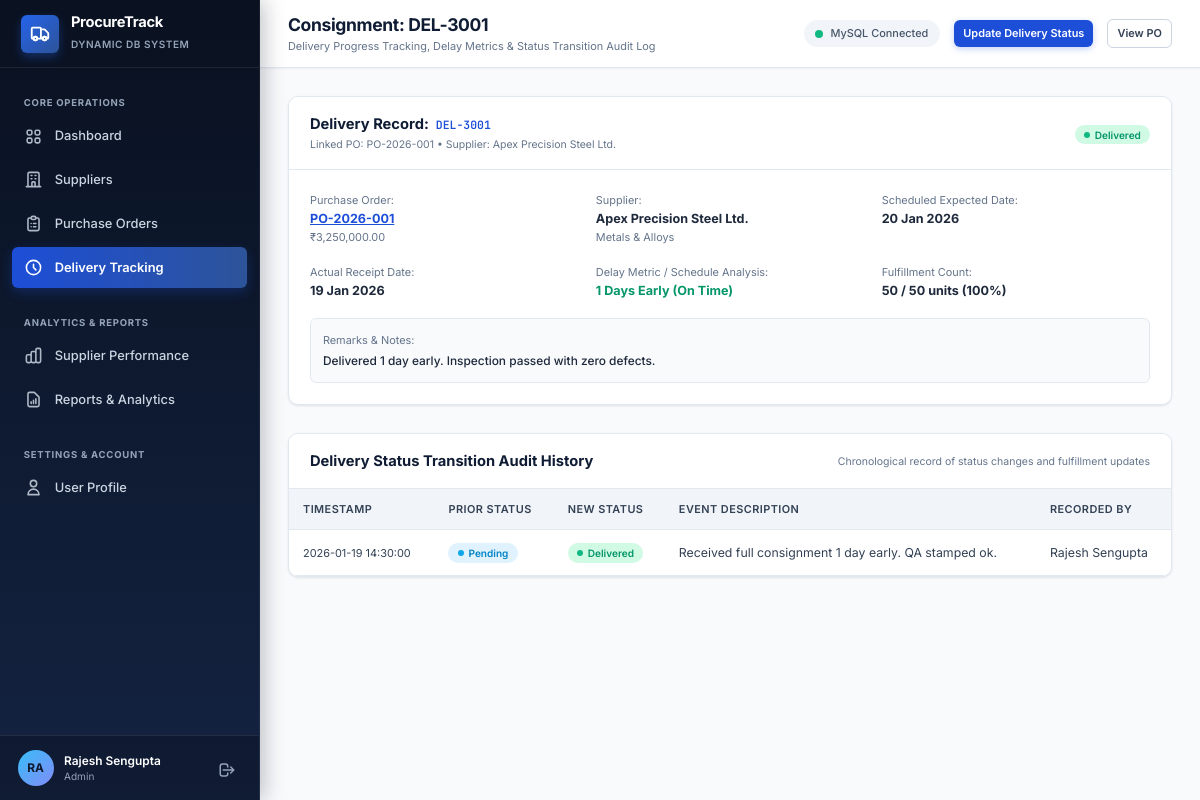
/deliveries/view.php?id=DEL-3001 (signed in), run on the app's committed database.
### tables this page shows
CREATE TABLE `deliveries` (
  `id` VARCHAR(25) PRIMARY KEY,
  `order_id` VARCHAR(25) NOT NULL UNIQUE,
  `supplier_id` VARCHAR(20) NOT NULL,
  `expected_date` DATE NOT NULL,
  `actual_date` DATE NULL,
  `ordered_qty` DECIMAL(12, 2) NOT NULL,
  `received_qty` DECIMAL(12, 2) NOT NULL DEFAULT 0.00,
  `status` ENUM('Pending', 'Partially Delivered', 'Delivered', 'Delayed', 'Cancelled') NOT NULL DEFAULT 'Pending',
  `remarks` TEXT NULL,
  `updated_by` INT NULL,
  `created_at` TIMESTAMP DEFAULT CURRENT_TIMESTAMP,
  `updated_at` TIMESTAMP DEFAULT CURRENT_TIMESTAMP ON UPDATE CURRENT_TIMESTAMP,
  CONSTRAINT `fk_del_order` FOREIGN KEY (`order_id`) 
    REFERENCES `purchase_orders` (`id`) ON UPDATE CASCADE ON DELETE RESTRICT,
  CONSTRAINT `fk_del_supplier` FOREIGN KEY (`supplier_id`) 
    REFERENCES `suppliers` (`id`) ON UPDATE CASCADE ON DELETE RESTRICT,
  CONSTRAINT `fk_del_user` FOREIGN KEY (`updated_by`) 
    REFERENCES `users` (`id`) ON UPDATE CASCADE ON DELETE SET NULL,
  INDEX `idx_del_supplier` (`supplier_id`),
  INDEX `idx_del_status` (`status`),
  INDEX `idx_del_dates` (`expected_date`, `actual_date`)
);

CREATE TABLE `suppliers` (
  `id` VARCHAR(20) PRIMARY KEY,
  `company_name` VARCHAR(150) NOT NULL,
  `contact_person` VARCHAR(100) NOT NULL,
  `email` VARCHAR(100) NOT NULL,
  `phone` VARCHAR(30) NULL,
  `address` TEXT NULL,
  `city` VARCHAR(80) NOT NULL,
  `category` VARCHAR(80) NOT NULL,
  `registration_date` DATE NOT NULL,
  `status` ENUM('Active', 'Inactive') NOT NULL DEFAULT 'Active',
  `created_at` TIMESTAMP DEFAULT CURRENT_TIMESTAMP,
  `updated_at` TIMESTAMP DEFAULT CURRENT_TIMESTAMP ON UPDATE CURRENT_TIMESTAMP,
  INDEX `idx_supplier_name` (`company_name`),
  INDEX `idx_supplier_category` (`category`),
  INDEX `idx_supplier_status` (`status`)
);

CREATE TABLE `purchase_orders` (
  `id` VARCHAR(25) PRIMARY KEY,
  `supplier_id` VARCHAR(20) NOT NULL,
  `order_date` DATE NOT NULL,
  `expected_date` DATE NOT NULL,
  `description` TEXT NOT NULL,
  `quantity` DECIMAL(12, 2) NOT NULL,
  `unit_price` DECIMAL(12, 2) NOT NULL,
  `total_amount` DECIMAL(14, 2) NOT NULL,
  `status` ENUM('Pending', 'Partially Delivered', 'Completed', 'Delayed', 'Cancelled') NOT NULL DEFAULT 'Pending',
  `notes` TEXT NULL,
  `created_by` INT NULL,
  `created_at` TIMESTAMP DEFAULT CURRENT_TIMESTAMP,
  `updated_at` TIMESTAMP DEFAULT CURRENT_TIMESTAMP ON UPDATE CURRENT_TIMESTAMP,
  CONSTRAINT `fk_po_supplier` FOREIGN KEY (`supplier_id`) 
    REFERENCES `suppliers` (`id`) ON UPDATE CASCADE ON DELETE RESTRICT,
  CONSTRAINT `fk_po_user` FOREIGN KEY (`created_by`) 
    REFERENCES `users` (`id`) ON UPDATE CASCADE ON DELETE SET NULL,
  INDEX `idx_po_supplier` (`supplier_id`),
  INDEX `idx_po_status` (`status`),
  INDEX `idx_po_dates` (`order_date`, `expected_date`)
);

CREATE TABLE `delivery_status_history` (
  `id` INT AUTO_INCREMENT PRIMARY KEY,
  `delivery_id` VARCHAR(25) NOT NULL,
  `previous_status` VARCHAR(50) NULL,
  `new_status` VARCHAR(50) NOT NULL,
  `notes` TEXT NULL,
  `changed_by` INT NULL,
  `created_at` TIMESTAMP DEFAULT CURRENT_TIMESTAMP,
  CONSTRAINT `fk_hist_delivery` FOREIGN KEY (`delivery_id`) 
    REFERENCES `deliveries` (`id`) ON UPDATE CASCADE ON DELETE CASCADE,
  CONSTRAINT `fk_hist_user` FOREIGN KEY (`changed_by`) 
    REFERENCES `users` (`id`) ON UPDATE CASCADE ON DELETE SET NULL,
  INDEX `idx_hist_delivery` (`delivery_id`),
  INDEX `idx_hist_created` (`created_at`)
);

CREATE TABLE `users` (
  `id` INT AUTO_INCREMENT PRIMARY KEY,
  `username` VARCHAR(50) NOT NULL UNIQUE,
  `email` VARCHAR(100) NOT NULL UNIQUE,
  `password_hash` VARCHAR(255) NOT NULL,
  `full_name` VARCHAR(100) NOT NULL,
  `role` ENUM('Admin', 'Purchasing_Manager', 'Auditor') NOT NULL DEFAULT 'Purchasing_Manager',
  `status` ENUM('Active', 'Inactive') NOT NULL DEFAULT 'Active',
  `last_login` DATETIME NULL,
  `created_at` TIMESTAMP DEFAULT CURRENT_TIMESTAMP,
  `updated_at` TIMESTAMP DEFAULT CURRENT_TIMESTAMP ON UPDATE CURRENT_TIMESTAMP
);

### deliveries/view.php (the view, shortened to what this page needs)
<?php
require_once __DIR__ . '/../includes/functions.php';
$db = Database::getConnection();
$id = trim($_GET['id'] ?? '');
$stmt = $db->prepare(
    "SELECT d.*, s.company_name AS supplier_name, s.category, po.description, po.total_amount, u.full_name AS updater_name
     FROM `deliveries` d
     JOIN `suppliers` s ON d.supplier_id = s.id
     JOIN `purchase_orders` po ON d.order_id = po.id
     LEFT JOIN `users` u ON d.updated_by = u.id
     WHERE d.id = :id LIMIT 1"
);
$stmt->execute([':id' => $id]);
$delivery = $stmt->fetch();
$delayInfo = calculate_delay_days($delivery['expected_date'], $delivery['actual_date'], $delivery['status']);
$histStmt = $db->prepare(
    "SELECT h.*, u.full_name AS changer_name
     FROM `delivery_status_history` h
     LEFT JOIN `users` u ON h.changed_by = u.id
     WHERE h.delivery_id = :did
     ORDER BY h.created_at DESC"
);
$histStmt->execute([':did' => $id]);
$history = $histStmt->fetchAll();
$pageTitle = 'Consignment: ' . $delivery['id'];
$pageSubtitle = 'Delivery Progress Tracking, Delay Metrics & Status Transition Audit Log';
$headerActions = '';
if ($delivery['status'] !== 'Cancelled') {
    $headerActions .= '<a href="' . BASE_URL . '/deliveries/edit.php?id=' . urlencode($id) . '" class="btn btn-primary btn-sm">Update Delivery Status</a> ';
}
$headerActions .= '<a href="' . BASE_URL . '/purchase-orders/view.php?id=' . urlencode($delivery['order_id']) . '" class="btn btn-outline btn-sm">View PO</a>';
require_once __DIR__ . '/../includes/header.php';
?>
<div class="card" style="margin-bottom: 2rem;">
  <div class="card-header">
    <div>
      <h3 class="card-title">Delivery Record: <span class="cell-code" style="color:var(--primary-600);"><?= sanitize_output($delivery['id']) ?></span></h3>
      <div class="card-subtitle">Linked PO: <?= sanitize_output($delivery['order_id']) ?> &bull; Supplier: <?= sanitize_output($delivery['supplier_name']) ?></div>
    </div>
    <div><?= render_status_badge($delivery['status']) ?></div>
  </div>
  <div class="card-body">
    <div style="display:grid; grid-template-columns: repeat(auto-fit, minmax(220px, 1fr)); gap: 1.25rem; font-size: 0.9rem;">
      <div>
        <span class="cell-muted">Purchase Order:</span>
        <div style="font-weight: 700;">
          <a href="<?= BASE_URL ?>/purchase-orders/view.php?id=<?= urlencode($delivery['order_id']) ?>" style="color:var(--primary-600); text-decoration:underline;">
            <?= sanitize_output($delivery['order_id']) ?>
          </a>
        </div>
        <div class="cell-muted"><?= format_currency_inr($delivery['total_amount']) ?></div>
      </div>
      <div>
        <span class="cell-muted">Supplier:</span>
        <div style="font-weight: 700;"><?= sanitize_output($delivery['supplier_name']) ?></div>
        <div class="cell-muted"><?= sanitize_output($delivery['category']) ?></div>
      </div>
      <div>
        <span class="cell-muted">Scheduled Expected Date:</span>
        <div style="font-weight: 700;"><?= format_date_in($delivery['expected_date']) ?></div>
      </div>
      <div>
        <span class="cell-muted">Actual Receipt Date:</span>
        <div style="font-weight: 700;"><?= format_date_in($delivery['actual_date']) ?></div>
      </div>
      <div>
        <span class="cell-muted">Delay Metric / Schedule Analysis:</span>
        <div>
          <?php if ($delayInfo['isLate']): ?>
            <span style="color:var(--danger-600); font-weight:700;">
              +<?= $delayInfo['delay'] ?> Days Late (<?= $delayInfo['isOverdue'] ? 'Overdue' : 'Late Delivery' ?>)
            </span>
          <?php elseif (!empty($delayInfo['earlyDays'])): ?>
            <span style="color:var(--success-600); font-weight:700;">
              <?= $delayInfo['earlyDays'] ?> Days Early (On Time)
            </span>
          <?php elseif ($delivery['status'] === 'Cancelled'): ?>
            <span class="cell-muted">Cancelled</span>
          <?php else: ?>
            <span style="color:var(--success-600); font-weight:700;">On Schedule</span>
          <?php endif; ?>
        </div>
      </div>
      <div>
        <span class="cell-muted">Fulfillment Count:</span>
        <div style="font-weight: 700;">
          <?= number_format($delivery['received_qty']) ?> / <?= number_format($delivery['ordered_qty']) ?> units
          (<?= $delivery['ordered_qty'] > 0 ? round(($delivery['received_qty'] / $delivery['ordered_qty']) * 100) : 0 ?>%)
        </div>
      </div>
    </div>
    <div style="margin-top: 1.25rem; padding: 0.85rem; background: var(--slate-50); border: 1px solid var(--slate-200); border-radius: var(--border-radius-sm); font-size: 0.85rem;">
      <span class="cell-muted">Remarks &amp; Notes:</span>
      <div style="margin-top: 0.25rem; font-weight: 500;"><?= nl2br(sanitize_output($delivery['remarks'] ?: 'No consignment remarks recorded.')) ?></div>
    </div>
  </div>
</div>
<div class="card">
  <div class="card-header">
    <h3 class="card-title">Delivery Status Transition Audit History</h3>
    <div class="card-subtitle">Chronological record of status changes and fulfillment updates</div>
  </div>
  <div class="table-responsive">
    <table class="data-table">
      <thead>
        <tr>
          <th>Timestamp</th>
          <th>Prior Status</th>
          <th>New Status</th>
          <th>Event Description</th>
          <th>Recorded By</th>
        </tr>
      </thead>
      <tbody>
        <?php if (empty($history)): ?>
          <tr><td colspan="5" style="text-align:center; padding:2rem; color:var(--slate-500);">Initial creation record.</td></tr>
        <?php else: ?>
          <?php foreach ($history as $h): ?>
            <tr>
              <td class="cell-muted" style="white-space:nowrap;"><?= sanitize_output($h['created_at']) ?></td>
              <td><?= render_status_badge($h['previous_status'] ?: 'None') ?></td>
              <td><?= render_status_badge($h['new_status']) ?></td>
              <td><?= sanitize_output($h['notes']) ?></td>
              <td><?= sanitize_output($h['changer_name'] ?? 'System') ?></td>
            </tr>
          <?php endforeach; ?>
        <?php endif; ?>
      </tbody>
    </table>
  </div>
</div>
<?php require_once __DIR__ . '/../includes/footer.php'; ?>

### includes/header.php (shortened to what this page needs)
<?php
require_once __DIR__ . '/functions.php';
?>
<!DOCTYPE html>
<html lang="en">
<head>
  <link rel="stylesheet" href="<?= BASE_URL ?>/assets/css/style.css">
</head>
<body>
  <div class="app-container">
    <?php require_once __DIR__ . '/sidebar.php'; ?>
    <main class="main-wrapper">
      <header class="top-header">
        <div class="header-left">
          <div class="page-title-box">
            <h2><?= sanitize_output($pageTitle ?? 'Dashboard') ?></h2>
            <p><?= sanitize_output($pageSubtitle ?? 'Enterprise Procurement & Vendor Reliability Management') ?></p>
          </div>
        </div>
        <div class="header-right">
          <div class="system-status-indicator">
            <span class="status-dot-pulse"></span>
            <span>MySQL Connected</span>
          </div>
          <?php if (!empty($headerActions)): ?>
            <?= $headerActions ?>
          <?php endif; ?>
        </div>
      </header>
      <div class="page-body">

### includes/functions.php (shortened to what this page needs)
<?php
function sanitize_output(?string $str): string {
    return htmlspecialchars($str ?? '', ENT_QUOTES, 'UTF-8');
}
function format_currency_inr($num): string {
    $amount = (float)$num;
    return '₹' . number_format($amount, 2);
}
function format_date_in(?string $dateStr): string {
    $timestamp = strtotime($dateStr);
    return $timestamp ? date('d M Y', $timestamp) : $dateStr;
}
function render_status_badge(string $status): string {
    $map = [
        'Active'              => 'badge-active',
        'Inactive'            => 'badge-inactive',
        'Pending'             => 'badge-pending',
        'On Time'             => 'badge-ontime',
        'Delivered'           => 'badge-delivered',
        'Completed'           => 'badge-completed',
        'Delayed'             => 'badge-delayed',
        'Partially Delivered' => 'badge-partial',
        'Cancelled'           => 'badge-cancelled'
    ];
    $cls = $map[$status] ?? 'badge-pending';
    return sprintf(
        '<span class="badge %s"><span class="badge-dot"></span>%s</span>',
        $cls,
        sanitize_output($status)
    );
}
function calculate_delay_days(?string $expectedDate, ?string $actualDate, string $status): array {
    if (!empty($actualDate)) {
        $exp = new DateTime($expectedDate);
        $act = new DateTime($actualDate);
        $diff = $exp->diff($act);
        $days = (int)$diff->format("%r%a");
        if ($days > 0) {
            return ['delay' => $days, 'isLate' => true, 'isOverdue' => false, 'isEarly' => false, 'text' => "{$days} days late"];
        } elseif ($days === 0) {
            return ['delay' => 0, 'isLate' => false, 'isOverdue' => false, 'isEarly' => false, 'text' => 'On Time'];
        } else {
            $early = abs($days);
            return ['delay' => 0, 'earlyDays' => $early, 'isLate' => false, 'isOverdue' => false, 'isEarly' => true, 'text' => "{$early} days early"];
        }
    }
}

### data on the page
deliveries: id "Consignment: DEL-3001", id "DEL-3001", order "PO-2026-001", supplier.company_name "Apex Precision Steel Ltd.", status "Delivered", order.total_amount "₹3,250,000.00", supplier.category "Metals & Alloys", expected_date "20 Jan 2026", actual_date "19 Jan 2026", received_qty "50", ordered_qty "50", ($delivery['received_qty'] / $delivery['ordered_qty']) * 100 "100", remarks "Delivered 1 day early. Inspection passed with zero defects."
delivery_status_history: created_at "2026-01-19 14:30:00", previous_status "Pending Delivered", notes "Received full consignment 1 day early. QA stamped ok.", changed_by.full_name "Rajesh Sengupta"

### other printed values
sanitize_output(APP_NAME) "ProcureTrack"
substr($user['full_name'] ?? 'US', 0, 2) "RA"
sanitize_output($user['full_name'] ?? 'User') "Rajesh Sengupta"
sanitize_output($user['role'] ?? 'Staff') "Admin"
$delayInfo['earlyDays'] "1"
